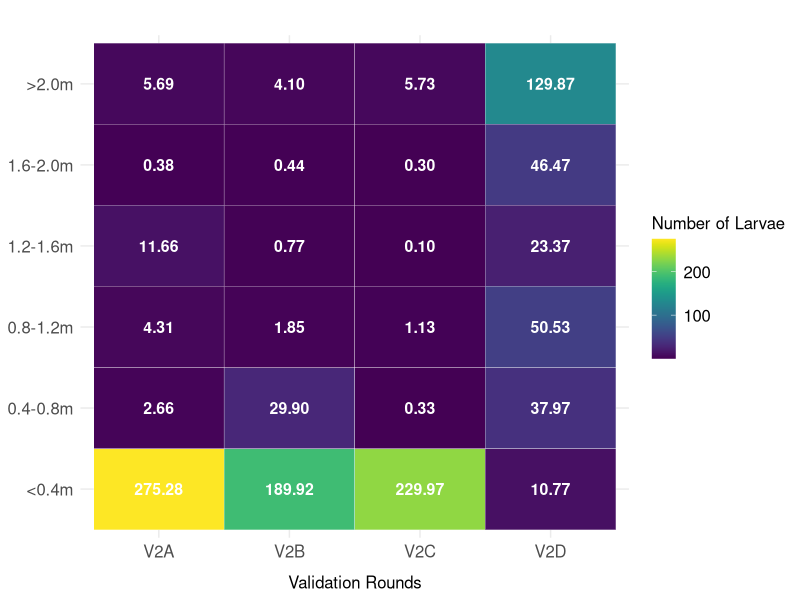

This figure's R source:
library(ggplot2)
library(dplyr)
library(forcats)
library(reshape2)
library(viridis)

# Correct data for each dataset
data_countsV2A <- data.frame(
  Category = c(">2.0m", "1.6-2.0m", "1.2-1.6m", "0.8-1.2m", "0.4-0.8m", "<0.4m"),
  Count = c(5.69, 0.38, 11.66, 4.31, 2.66, 275.28)
)

data_countsV2B <- data.frame(
  Category = c(">2.0m", "1.6-2.0m", "1.2-1.6m", "0.8-1.2m", "0.4-0.8m", "<0.4m"),
  Count = c(4.10, 0.44, 0.77, 1.85, 29.90, 189.92)
)

data_countsV2C <- data.frame(
  Category = c(">2.0m", "1.6-2.0m", "1.2-1.6m", "0.8-1.2m", "0.4-0.8m", "<0.4m"),
  Count = c(5.73, 0.30, 0.10, 1.13, 0.33, 229.97)
)

data_countsV2D <- data.frame(
  Category = c(">2.0m", "1.6-2.0m", "1.2-1.6m", "0.8-1.2m", "0.4-0.8m", "<0.4m"),
  Count = c(129.87, 46.47, 23.37, 50.53, 37.97, 10.77)
)

# Assign dataset labels
data_countsV2A$Dataset <- "V2A"
data_countsV2B$Dataset <- "V2B"
data_countsV2C$Dataset <- "V2C"
data_countsV2D$Dataset <- "V2D"

# Combine the datasets
data_combined <- bind_rows(data_countsV2A, data_countsV2B, data_countsV2C, data_countsV2D)

# Reverse the factor levels so <0.4m is at the top
data_combined <- data_combined %>%
  mutate(Category = factor(Category, levels = c("<0.4m", "0.4-0.8m", "0.8-1.2m", "1.2-1.6m", "1.6-2.0m", ">2.0m")))

# Reshape the data for heatmap
data_heatmap <- data_combined %>%
  rename(HeightZone = Category) %>%
  select(Dataset, HeightZone, Count)

# Create heatmap with values inside blocks
my_heatmap <- ggplot(data_heatmap, aes(x = Dataset, y = HeightZone, fill = Count)) +
  geom_tile(color = "white") +  # Add a border to tiles
  geom_text(aes(label = sprintf("%.2f", Count)), size = 4, family = "sans", color = "white", fontface = "bold") +  
  scale_fill_viridis(option = "D", direction = 1, name = "Number of Larvae") +
  labs(
    x = "Validation Rounds",
    y = NULL,
    title = ""
  ) +
  theme_minimal() +
  theme(
    text = element_text(size = 12),
    axis.title.x = element_text(size = 12, margin = margin(t = 10)),
    axis.title.y = element_text(size = 12, margin = margin(r = 10)),
    axis.text.x = element_text(size = 12),
    axis.text.y = element_text(size = 12),
    legend.title = element_text(size = 12),
    legend.text = element_text(size = 12)
  )

ggsave("D:/_Sarah/paperbackup/2025/Alife/Figures/exp2-dis.pdf", plot = my_heatmap, width = 8, height = 6, dpi = 300, device = cairo_pdf)
